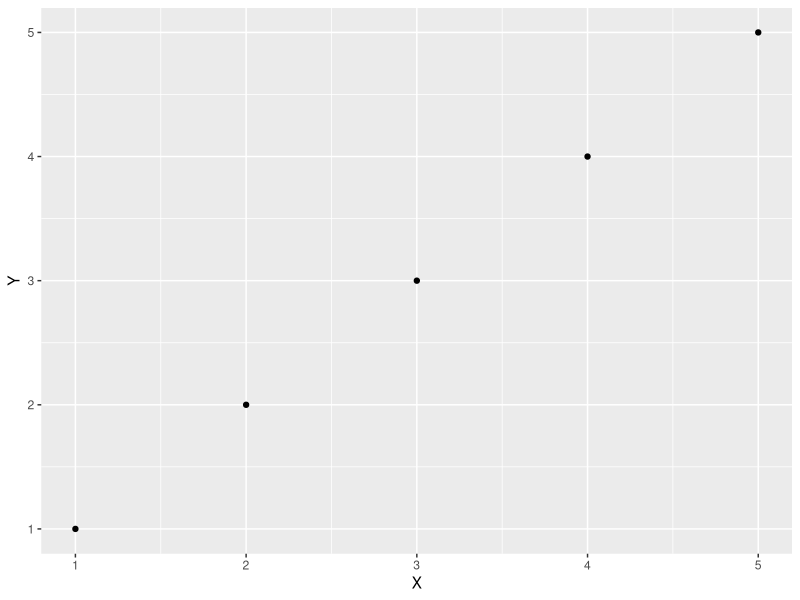

The R source for this figure:
## ---- chunk 1
library(tidyverse)
library(ggplot2)
library(here)
## ---- chunk 2
knitr::opts_chunk$set(echo = TRUE)
## ---- chunk 3
make_func <- function(input_name, output_name) {
  file.rename(from = here('notebooks', input_name), to = here('reports', output_name))
}

make_func('test.md', 'yes.md')

## ---- chunk 4
getwd()
## ---- chunk 5
df <- data.frame(X = 1:5, Y = 1:5)
a <- ggplot(df, aes(X, Y)) +
  geom_point()
print(a)
## ---- chunk 6
print('hello world')
## ---- chunk 7

# knit: (function(input_file, encoding) {
#        rmarkdown::render(input_file, 
#                         encoding = encoding, 
#                         output_file=file.path(dirname(input_file), 'test_dir', 'analysis.md'))
#                         })

